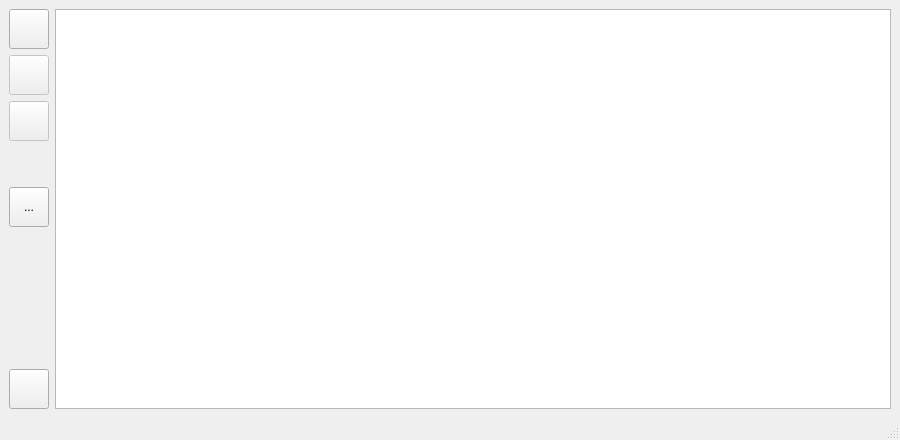
<?xml version="1.0" encoding="UTF-8"?>
<ui version="4.0">
 <class>MainWindow</class>
 <widget class="QMainWindow" name="MainWindow">
  <property name="geometry">
   <rect>
    <x>0</x>
    <y>0</y>
    <width>900</width>
    <height>440</height>
   </rect>
  </property>
  <property name="windowTitle">
   <string>MurisDAQ</string>
  </property>
  <property name="windowIcon">
   <iconset>
    <normaloff>icon_2.png</normaloff>icon_2.png</iconset>
  </property>
  <widget class="QWidget" name="centralwidget">
   <layout class="QGridLayout" name="gridLayout">
    <item row="0" column="0">
     <layout class="QHBoxLayout" name="horizontalLayout_4" stretch="1,50">
      <item>
       <layout class="QVBoxLayout" name="verticalLayout" stretch="0,0,0,0,0,1,0">
        <item>
         <widget class="QPushButton" name="playButton">
          <property name="minimumSize">
           <size>
            <width>40</width>
            <height>40</height>
           </size>
          </property>
          <property name="toolTip">
           <string>Start [P]</string>
          </property>
          <property name="icon">
           <iconset theme="media-playback-start">
            <normaloff>../../../.designer/backup</normaloff>../../../.designer/backup</iconset>
          </property>
          <property name="iconSize">
           <size>
            <width>24</width>
            <height>24</height>
           </size>
          </property>
          <property name="shortcut">
           <string>P</string>
          </property>
          <property name="checkable">
           <bool>false</bool>
          </property>
         </widget>
        </item>
        <item>
         <widget class="QPushButton" name="stopButton">
          <property name="enabled">
           <bool>false</bool>
          </property>
          <property name="minimumSize">
           <size>
            <width>40</width>
            <height>40</height>
           </size>
          </property>
          <property name="toolTip">
           <string>Stop [S]</string>
          </property>
          <property name="icon">
           <iconset theme="media-playback-stop">
            <normaloff>../../../.designer/backup</normaloff>../../../.designer/backup</iconset>
          </property>
          <property name="iconSize">
           <size>
            <width>24</width>
            <height>24</height>
           </size>
          </property>
          <property name="shortcut">
           <string>S</string>
          </property>
          <property name="checkable">
           <bool>false</bool>
          </property>
         </widget>
        </item>
        <item>
         <widget class="QPushButton" name="recButton">
          <property name="enabled">
           <bool>false</bool>
          </property>
          <property name="sizePolicy">
           <sizepolicy hsizetype="Minimum" vsizetype="Fixed">
            <horstretch>0</horstretch>
            <verstretch>0</verstretch>
           </sizepolicy>
          </property>
          <property name="minimumSize">
           <size>
            <width>40</width>
            <height>40</height>
           </size>
          </property>
          <property name="toolTip">
           <string>Record data [R]</string>
          </property>
          <property name="icon">
           <iconset theme="media-record">
            <normaloff>../../../.designer/backup</normaloff>../../../.designer/backup</iconset>
          </property>
          <property name="shortcut">
           <string>R</string>
          </property>
          <property name="checkable">
           <bool>true</bool>
          </property>
         </widget>
        </item>
        <item>
         <spacer name="verticalSpacer_2">
          <property name="orientation">
           <enum>Qt::Vertical</enum>
          </property>
          <property name="sizeHint" stdset="0">
           <size>
            <width>20</width>
            <height>40</height>
           </size>
          </property>
         </spacer>
        </item>
        <item>
         <widget class="QToolButton" name="settingsButton">
          <property name="sizePolicy">
           <sizepolicy hsizetype="Minimum" vsizetype="Fixed">
            <horstretch>0</horstretch>
            <verstretch>0</verstretch>
           </sizepolicy>
          </property>
          <property name="minimumSize">
           <size>
            <width>40</width>
            <height>40</height>
           </size>
          </property>
          <property name="toolTip">
           <string>Settings</string>
          </property>
          <property name="text">
           <string>...</string>
          </property>
          <property name="icon">
           <iconset theme="emblem-system">
            <normaloff>.</normaloff>.</iconset>
          </property>
         </widget>
        </item>
        <item>
         <spacer name="verticalSpacer">
          <property name="orientation">
           <enum>Qt::Vertical</enum>
          </property>
          <property name="sizeHint" stdset="0">
           <size>
            <width>20</width>
            <height>40</height>
           </size>
          </property>
         </spacer>
        </item>
        <item>
         <widget class="QPushButton" name="quitButton">
          <property name="minimumSize">
           <size>
            <width>40</width>
            <height>40</height>
           </size>
          </property>
          <property name="toolTip">
           <string>Quit [Ctrl+Q]</string>
          </property>
          <property name="icon">
           <iconset theme="application-exit">
            <normaloff>../../../.designer/backup</normaloff>../../../.designer/backup</iconset>
          </property>
          <property name="iconSize">
           <size>
            <width>24</width>
            <height>24</height>
           </size>
          </property>
          <property name="shortcut">
           <string>Ctrl+Q</string>
          </property>
         </widget>
        </item>
       </layout>
      </item>
      <item>
       <widget class="GraphicsLayoutWidget" name="graphicsView"/>
      </item>
     </layout>
    </item>
   </layout>
  </widget>
  <widget class="QStatusBar" name="statusbar"/>
  <action name="actionQuit">
   <property name="text">
    <string>&amp;Quit</string>
   </property>
   <property name="shortcut">
    <string>Ctrl+Q</string>
   </property>
  </action>
 </widget>
 <customwidgets>
  <customwidget>
   <class>GraphicsLayoutWidget</class>
   <extends>QGraphicsView</extends>
   <header>pyqtgraph</header>
  </customwidget>
 </customwidgets>
 <resources>
  <include location="resources.qrc"/>
 </resources>
 <connections/>
</ui>
